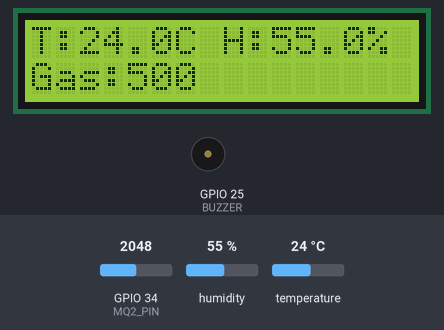
This sketch was run on a simulated ESP32. Shown: 16×2 character LCD, buzzer (waves = sounding). The inputs (shaded band) are chosen by the test bench; at power-on: temperature 24 °C, GPIO 34 (MQ2_PIN) = 2048, humidity 55 %. WiFi joins after 1.5 s; servers stay silent unless stated; what the sketch prints to the serial monitor is not drawn.

Above: at 7.5 s.
7.6 s: temperature set to 34.6 °C
At 11.1 s:
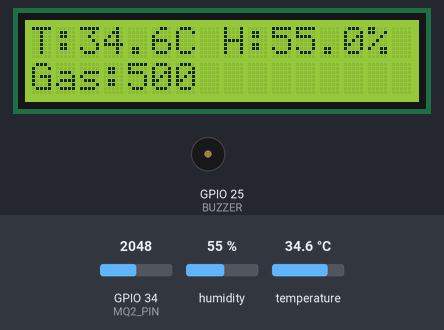
11.4 s: temperature set to 35.7 °C
At 13.6 s:
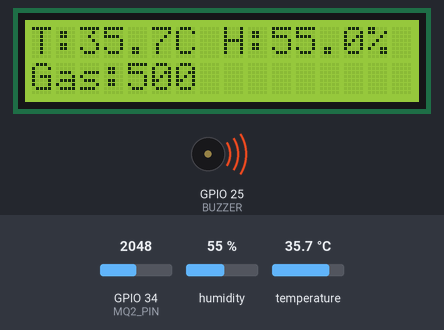
14.4 s: GPIO 34 (MQ2_PIN) set to 2866
At 17.1 s:
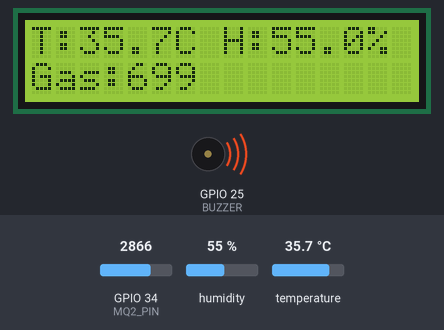
17.4 s: humidity set to 22 %
At 19.3 s:
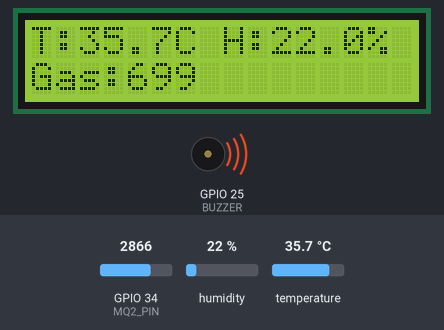
20.4 s: GPIO 34 (MQ2_PIN) set to 3603
At 22.8 s:
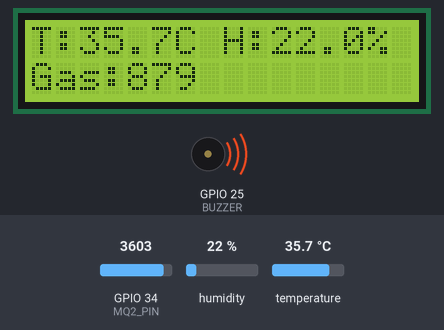
23.4 s: GPIO 34 (MQ2_PIN) set to 4095
At 26.3 s:
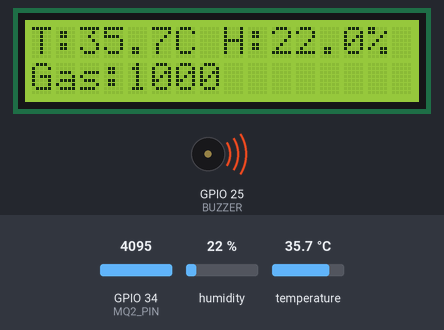
Timing chart, 0 to 27.4 s (numbered marks = the images above; inputs shaded):
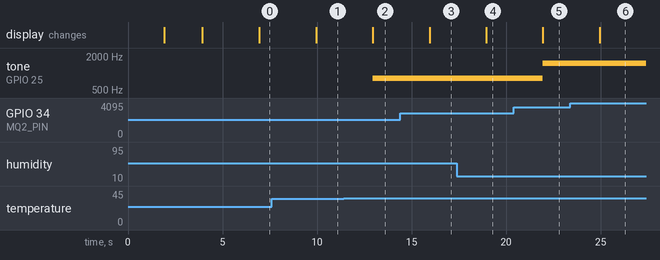

The sketch:

calm_ninja_project.ino
```cpp
#define BLYNK_PRINT Serial
#define BLYNK_TEMPLATE_ID "TMPL3Ou20jyYs"
#define BLYNK_TEMPLATE_NAME "Industrial monitoring system"

#include <WiFi.h>
#include <BlynkSimpleEsp32.h>
#include <Wire.h>
#include <LiquidCrystal_I2C.h>
#include <DHT.h>

// Blynk credentials
char auth[] = "1m7dl5s6PclIrUBuBn7J8dFCiGVysZJR";
char ssid[] = "Redmi 11 Prime 5G";
char pass[] = "thenamuthamurugan";

// Sensor pins
#define DHTPIN 4
#define DHTTYPE DHT22
#define MQ2_PIN 34

// Buzzer
#define BUZZER 25

// LCD setup
LiquidCrystal_I2C lcd(0x27, 16, 2);

// DHT sensor
DHT dht(DHTPIN, DHTTYPE);

// Blynk timer
BlynkTimer timer;

void sendSensor()
{
  float temperature = dht.readTemperature();
  float humidity = dht.readHumidity();
  int gasADC = analogRead(MQ2_PIN);

  // Convert ADC to approximate PPM
  int gasPPM = map(gasADC, 0, 4095, 0, 1000);

  if (isnan(temperature) || isnan(humidity))
  {
    Serial.println("Sensor Error");
    return;
  }

  // -------- Serial Monitor --------
  Serial.print("Temperature: ");
  Serial.println(temperature);

  Serial.print("Humidity: ");
  Serial.println(humidity);

  Serial.print("Gas PPM: ");
  Serial.println(gasPPM);

  Serial.println("---------------------");

  // -------- Send to Blynk --------
  Blynk.virtualWrite(V0, temperature);
  Blynk.virtualWrite(V1, gasPPM);
  Blynk.virtualWrite(V4, humidity);

  // -------- LCD Display --------
  lcd.setCursor(0,0);
  lcd.print("T:");
  lcd.print(temperature,1);
  lcd.print("C ");

  lcd.setCursor(8,0);
  lcd.print("H:");
  lcd.print(humidity,1);
  lcd.print("% ");

  lcd.setCursor(0,1);
  lcd.print("Gas:");
  lcd.print(gasPPM);
  lcd.print("    "); // clear old digits

  // -------- Alarm Logic --------
  if(gasPPM > 800 || temperature > 50)
  {
    tone(BUZZER, 1500);   // High danger
  }
  else if(gasPPM > 500 || temperature > 35)
  {
    tone(BUZZER, 800);    // Warning
  }
  else
  {
    noTone(BUZZER);       // Safe
  }
}

void setup()
{
  Serial.begin(115200);

  Wire.begin(21,22);

  lcd.init();
  lcd.backlight();

  pinMode(BUZZER, OUTPUT);

  dht.begin();

  // Startup message
  lcd.setCursor(0,0);
  lcd.print("Industrial IoT");
  lcd.setCursor(0,1);
  lcd.print("Connecting WiFi");

  // Connect to Blynk
  Blynk.begin(auth, ssid, pass);

  lcd.clear();
  lcd.setCursor(0,0);
  lcd.print("WiFi Connected");

  delay(2000);
  lcd.clear();

  // Read sensors every 3 seconds
  timer.setInterval(3000L, sendSensor);
}

void loop()
{
  Blynk.run();
  timer.run();
}
```

Measured:
- the behaviour switches between 35 and 35.1 °C on temperature (found by bisection; images 1 and 2)
- after the input at 7.6 s, the display: changes after 2.3 s (image 1)
- after the input at 11.4 s, tone on GPIO 25 (BUZZER): silent → 800 Hz after 1.5 s; the display: changes after 1.5 s (image 2)
- after the input at 14.4 s, the display: changes after 1.5 s (image 3)
- after the input at 17.4 s, the display: changes after 1.5 s (image 4)
- after the input at 20.4 s, tone on GPIO 25 (BUZZER): 800 Hz → 1500 Hz after 1.5 s; the display: changes after 1.5 s (image 5)
- after the input at 23.4 s, the display: changes after 1.5 s (image 6)
